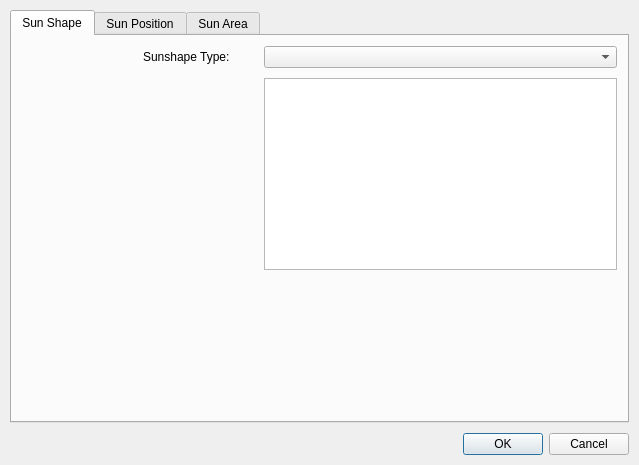
<?xml version="1.0" encoding="UTF-8"?>
<ui version="4.0">
 <class>LightDialog</class>
 <widget class="QDialog" name="LightDialog">
  <property name="geometry">
   <rect>
    <x>0</x>
    <y>0</y>
    <width>639</width>
    <height>465</height>
   </rect>
  </property>
  <property name="sizePolicy">
   <sizepolicy hsizetype="Preferred" vsizetype="Preferred">
    <horstretch>0</horstretch>
    <verstretch>0</verstretch>
   </sizepolicy>
  </property>
  <property name="maximumSize">
   <size>
    <width>16777215</width>
    <height>16777215</height>
   </size>
  </property>
  <property name="windowTitle">
   <string>Define Sun Light</string>
  </property>
  <layout class="QVBoxLayout" name="verticalLayout">
   <property name="spacing">
    <number>10</number>
   </property>
   <property name="leftMargin">
    <number>10</number>
   </property>
   <property name="topMargin">
    <number>10</number>
   </property>
   <property name="rightMargin">
    <number>10</number>
   </property>
   <property name="bottomMargin">
    <number>10</number>
   </property>
   <item>
    <widget class="QTabWidget" name="tabWidget">
     <property name="sizePolicy">
      <sizepolicy hsizetype="Expanding" vsizetype="Expanding">
       <horstretch>0</horstretch>
       <verstretch>0</verstretch>
      </sizepolicy>
     </property>
     <property name="currentIndex">
      <number>0</number>
     </property>
     <widget class="QWidget" name="sunShapeTab">
      <attribute name="title">
       <string>Sun Shape</string>
      </attribute>
      <layout class="QGridLayout" name="sunShpeLayout">
       <property name="leftMargin">
        <number>10</number>
       </property>
       <property name="topMargin">
        <number>10</number>
       </property>
       <property name="rightMargin">
        <number>10</number>
       </property>
       <property name="bottomMargin">
        <number>10</number>
       </property>
       <property name="spacing">
        <number>10</number>
       </property>
       <item row="0" column="1">
        <widget class="QLabel" name="sunshapeTypeLabel">
         <property name="minimumSize">
          <size>
           <width>0</width>
           <height>0</height>
          </size>
         </property>
         <property name="text">
          <string>Sunshape Type:</string>
         </property>
        </widget>
       </item>
       <item row="0" column="2" colspan="3">
        <widget class="QComboBox" name="sunshapeCombo">
         <property name="sizePolicy">
          <sizepolicy hsizetype="Preferred" vsizetype="Preferred">
           <horstretch>0</horstretch>
           <verstretch>0</verstretch>
          </sizepolicy>
         </property>
         <property name="minimumSize">
          <size>
           <width>0</width>
           <height>0</height>
          </size>
         </property>
        </widget>
       </item>
       <item row="2" column="2" colspan="3">
        <widget class="FieldContainerWidget" name="sunshapeParameters"/>
       </item>
       <item row="3" column="0" colspan="4">
        <spacer name="verticalSpacer_2">
         <property name="orientation">
          <enum>Qt::Vertical</enum>
         </property>
         <property name="sizeHint" stdset="0">
          <size>
           <width>20</width>
           <height>40</height>
          </size>
         </property>
        </spacer>
       </item>
      </layout>
     </widget>
     <widget class="QWidget" name="sunPositionTab">
      <attribute name="title">
       <string>Sun Position</string>
      </attribute>
      <layout class="QGridLayout" name="sunShapePositionLayout">
       <property name="leftMargin">
        <number>10</number>
       </property>
       <property name="topMargin">
        <number>10</number>
       </property>
       <property name="rightMargin">
        <number>10</number>
       </property>
       <property name="bottomMargin">
        <number>10</number>
       </property>
       <property name="spacing">
        <number>10</number>
       </property>
       <item row="0" column="1">
        <widget class="QDoubleSpinBox" name="azimuthSpin">
         <property name="sizePolicy">
          <sizepolicy hsizetype="Preferred" vsizetype="Preferred">
           <horstretch>0</horstretch>
           <verstretch>0</verstretch>
          </sizepolicy>
         </property>
         <property name="minimumSize">
          <size>
           <width>0</width>
           <height>0</height>
          </size>
         </property>
         <property name="maximumSize">
          <size>
           <width>16777215</width>
           <height>16777215</height>
          </size>
         </property>
         <property name="decimals">
          <number>4</number>
         </property>
         <property name="maximum">
          <double>360.000000000000000</double>
         </property>
        </widget>
       </item>
       <item row="1" column="1">
        <widget class="QDoubleSpinBox" name="elevationSpin">
         <property name="sizePolicy">
          <sizepolicy hsizetype="Preferred" vsizetype="Preferred">
           <horstretch>0</horstretch>
           <verstretch>0</verstretch>
          </sizepolicy>
         </property>
         <property name="minimumSize">
          <size>
           <width>0</width>
           <height>0</height>
          </size>
         </property>
         <property name="decimals">
          <number>4</number>
         </property>
         <property name="minimum">
          <double>-90.000000000000000</double>
         </property>
         <property name="maximum">
          <double>90.000000000000000</double>
         </property>
         <property name="value">
          <double>90.000000000000000</double>
         </property>
        </widget>
       </item>
       <item row="0" column="0">
        <widget class="QLabel" name="azimuthLabel">
         <property name="minimumSize">
          <size>
           <width>0</width>
           <height>0</height>
          </size>
         </property>
         <property name="text">
          <string>Azimuth (degrees from North):</string>
         </property>
        </widget>
       </item>
       <item row="1" column="0">
        <widget class="QLabel" name="elevationLabel">
         <property name="minimumSize">
          <size>
           <width>0</width>
           <height>0</height>
          </size>
         </property>
         <property name="text">
          <string>Elevation (degrees):</string>
         </property>
        </widget>
       </item>
       <item row="2" column="0" colspan="2">
        <spacer name="verticalSpacer">
         <property name="orientation">
          <enum>Qt::Vertical</enum>
         </property>
         <property name="sizeHint" stdset="0">
          <size>
           <width>20</width>
           <height>40</height>
          </size>
         </property>
        </spacer>
       </item>
      </layout>
     </widget>
     <widget class="QWidget" name="areaTab">
      <attribute name="title">
       <string>Sun Area</string>
      </attribute>
      <layout class="QVBoxLayout" name="areTabLayout">
       <property name="spacing">
        <number>10</number>
       </property>
       <property name="leftMargin">
        <number>10</number>
       </property>
       <property name="topMargin">
        <number>10</number>
       </property>
       <property name="rightMargin">
        <number>10</number>
       </property>
       <property name="bottomMargin">
        <number>10</number>
       </property>
       <item>
        <widget class="QLabel" name="infoLabel">
         <property name="maximumSize">
          <size>
           <width>16777215</width>
           <height>50</height>
          </size>
         </property>
         <property name="text">
          <string>Select the nodes that you don't want to use to compute first stage rays area.</string>
         </property>
        </widget>
       </item>
       <item>
        <widget class="QWidget" name="nodesWidget" native="true">
         <layout class="QHBoxLayout" name="nodesWidgetLayout">
          <property name="spacing">
           <number>0</number>
          </property>
          <property name="leftMargin">
           <number>0</number>
          </property>
          <property name="topMargin">
           <number>0</number>
          </property>
          <property name="rightMargin">
           <number>0</number>
          </property>
          <property name="bottomMargin">
           <number>0</number>
          </property>
          <item>
           <widget class="QSplitter" name="splitter">
            <property name="orientation">
             <enum>Qt::Horizontal</enum>
            </property>
            <widget class="QTreeView" name="modelTreeView"/>
            <widget class="QWidget" name="diableNodesWidget" native="true">
             <layout class="QHBoxLayout" name="disbleNodesLayout">
              <property name="spacing">
               <number>0</number>
              </property>
              <property name="leftMargin">
               <number>0</number>
              </property>
              <property name="topMargin">
               <number>0</number>
              </property>
              <property name="rightMargin">
               <number>0</number>
              </property>
              <property name="bottomMargin">
               <number>0</number>
              </property>
              <item>
               <widget class="QSplitter" name="splitter_2">
                <property name="orientation">
                 <enum>Qt::Horizontal</enum>
                </property>
                <widget class="QWidget" name="buttonsWidget" native="true">
                 <layout class="QVBoxLayout" name="buttonsLayout">
                  <property name="spacing">
                   <number>0</number>
                  </property>
                  <property name="leftMargin">
                   <number>0</number>
                  </property>
                  <property name="topMargin">
                   <number>0</number>
                  </property>
                  <property name="rightMargin">
                   <number>0</number>
                  </property>
                  <property name="bottomMargin">
                   <number>0</number>
                  </property>
                  <item>
                   <spacer name="verticalSpacer_3">
                    <property name="orientation">
                     <enum>Qt::Vertical</enum>
                    </property>
                    <property name="sizeHint" stdset="0">
                     <size>
                      <width>20</width>
                      <height>77</height>
                     </size>
                    </property>
                   </spacer>
                  </item>
                  <item>
                   <widget class="QPushButton" name="addNodeButton">
                    <property name="text">
                     <string>&gt;&gt;</string>
                    </property>
                   </widget>
                  </item>
                  <item>
                   <spacer name="verticalSpacer_4">
                    <property name="orientation">
                     <enum>Qt::Vertical</enum>
                    </property>
                    <property name="sizeHint" stdset="0">
                     <size>
                      <width>20</width>
                      <height>78</height>
                     </size>
                    </property>
                   </spacer>
                  </item>
                  <item>
                   <widget class="QPushButton" name="removeNodeButton">
                    <property name="text">
                     <string>&lt;&lt;</string>
                    </property>
                   </widget>
                  </item>
                  <item>
                   <spacer name="verticalSpacer_5">
                    <property name="orientation">
                     <enum>Qt::Vertical</enum>
                    </property>
                    <property name="sizeHint" stdset="0">
                     <size>
                      <width>20</width>
                      <height>77</height>
                     </size>
                    </property>
                   </spacer>
                  </item>
                 </layout>
                </widget>
                <widget class="QListWidget" name="disabledNodeList"/>
               </widget>
              </item>
             </layout>
            </widget>
           </widget>
          </item>
         </layout>
        </widget>
       </item>
      </layout>
     </widget>
    </widget>
   </item>
   <item>
    <widget class="QDialogButtonBox" name="buttonBox">
     <property name="minimumSize">
      <size>
       <width>0</width>
       <height>0</height>
      </size>
     </property>
     <property name="orientation">
      <enum>Qt::Horizontal</enum>
     </property>
     <property name="standardButtons">
      <set>QDialogButtonBox::Cancel|QDialogButtonBox::Ok</set>
     </property>
    </widget>
   </item>
  </layout>
 </widget>
 <customwidgets>
  <customwidget>
   <class>FieldContainerWidget</class>
   <extends>QTreeView</extends>
   <header>gui/FieldContainerWidget.h</header>
  </customwidget>
 </customwidgets>
 <resources/>
 <connections>
  <connection>
   <sender>buttonBox</sender>
   <signal>accepted()</signal>
   <receiver>LightDialog</receiver>
   <slot>accept()</slot>
   <hints>
    <hint type="sourcelabel">
     <x>248</x>
     <y>254</y>
    </hint>
    <hint type="destinationlabel">
     <x>157</x>
     <y>274</y>
    </hint>
   </hints>
  </connection>
  <connection>
   <sender>buttonBox</sender>
   <signal>rejected()</signal>
   <receiver>LightDialog</receiver>
   <slot>reject()</slot>
   <hints>
    <hint type="sourcelabel">
     <x>316</x>
     <y>260</y>
    </hint>
    <hint type="destinationlabel">
     <x>286</x>
     <y>274</y>
    </hint>
   </hints>
  </connection>
 </connections>
</ui>
